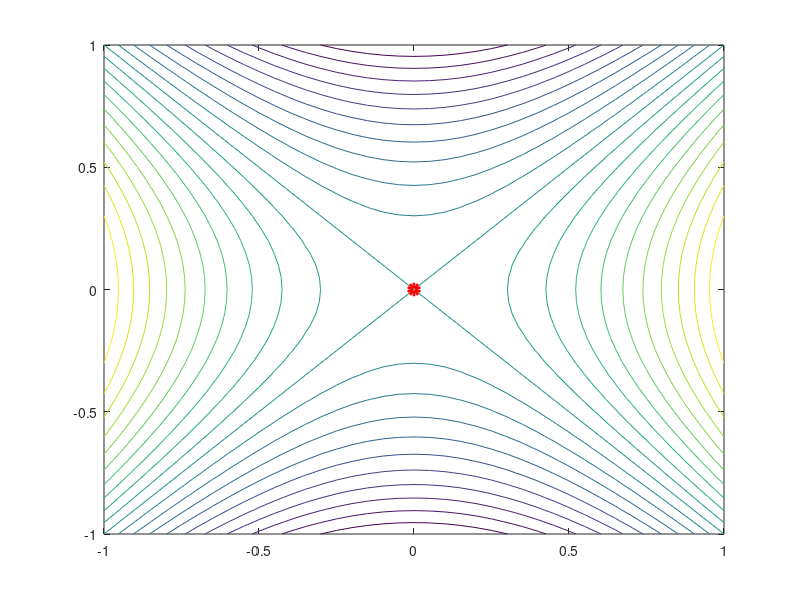

Source code (MATLAB): (Note: this script raises an error after producing the figure.)
% 例程 1.7  等高线与鞍点
[x1, x2] = meshgrid(-1: 0.05: 1);
z = x1.^2 - x2.^2;
figure(1)
contour(x1, x2, z, 21);
hold on;
plot(0, 0, 'ro', 'LineWidth', 4);
colormap('vga');
xlabel('x1');  ylabel('x2');
